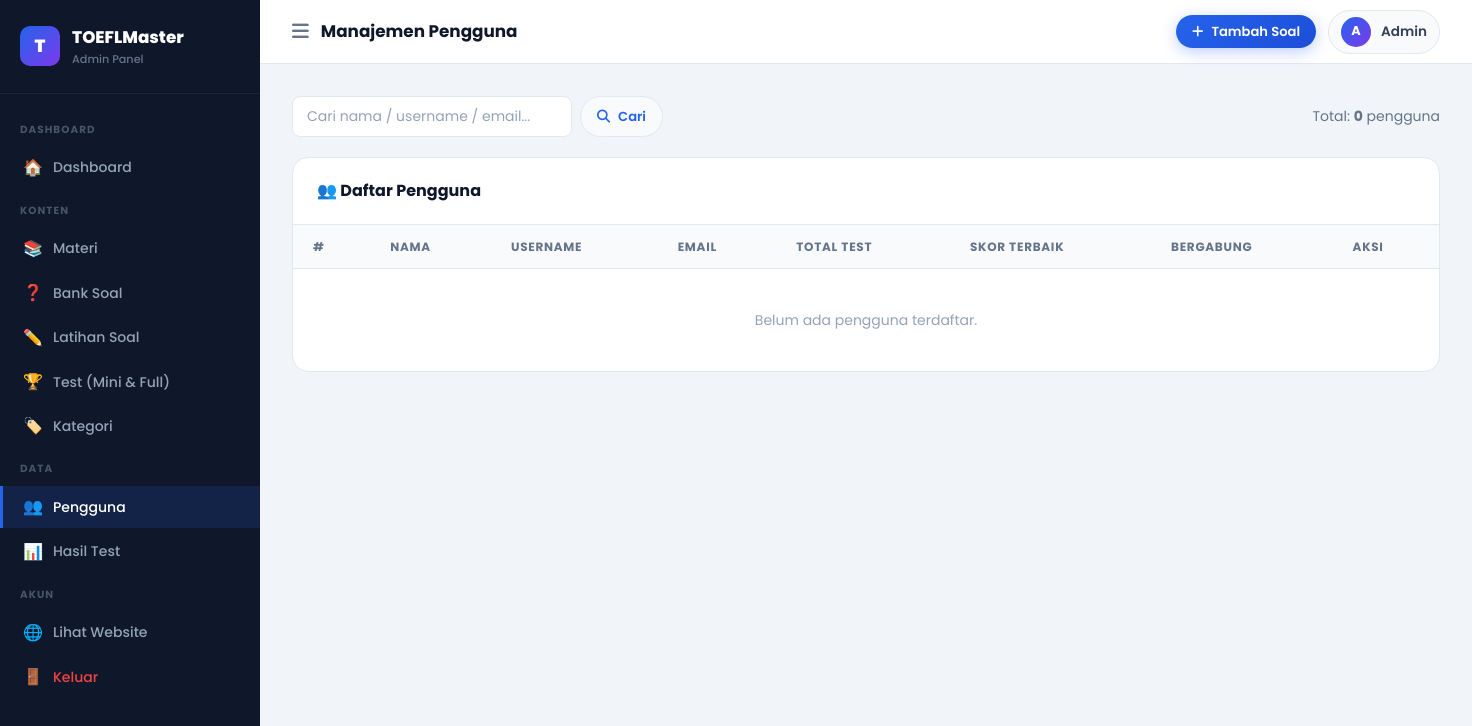
Page /admin/pages/users.php (signed in) on the earlier database version.
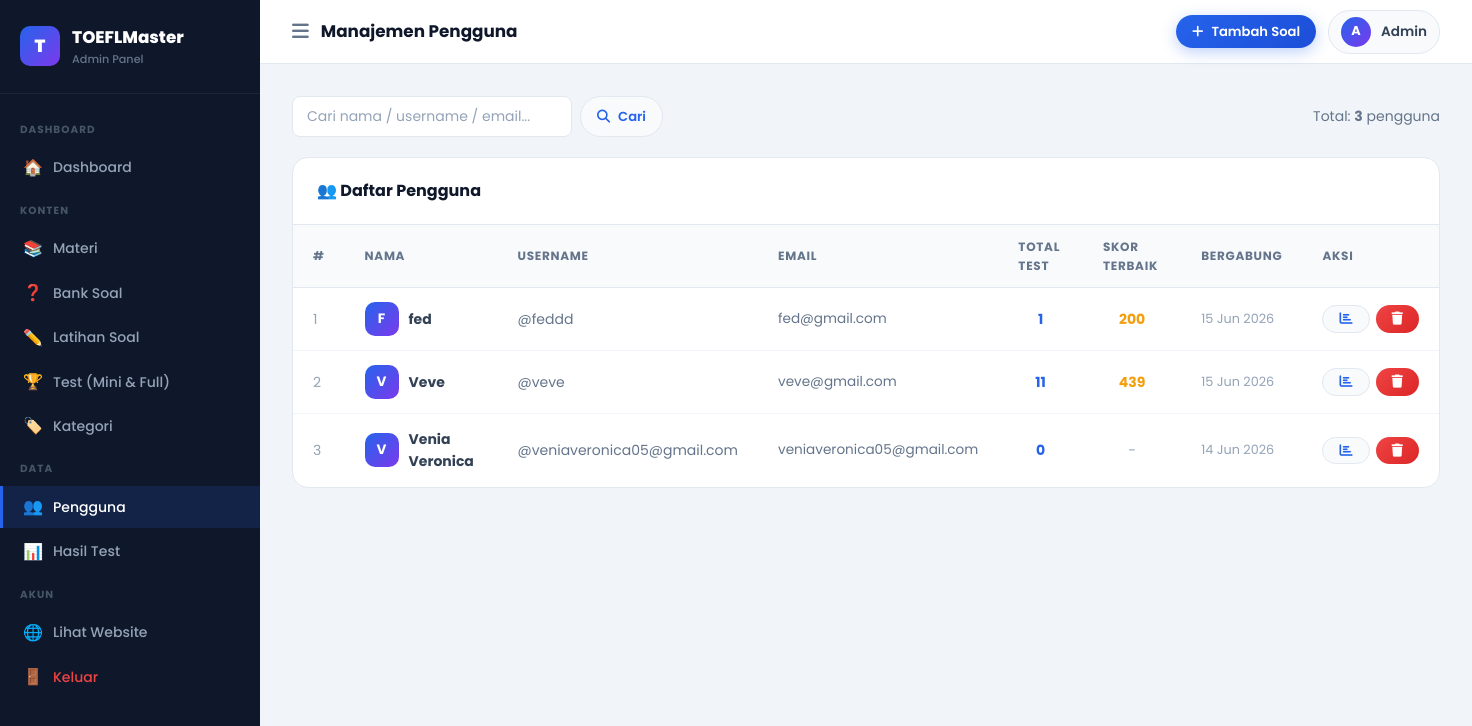
Same page on the later database version.
### tables this page shows
CREATE TABLE `users` (
  `id` int(11) NOT NULL,
  `username` varchar(100) NOT NULL,
  `email` varchar(150) NOT NULL,
  `password` varchar(255) NOT NULL,
  `full_name` varchar(150) DEFAULT NULL,
  `avatar` varchar(255) DEFAULT NULL,
  `created_at` timestamp NOT NULL DEFAULT current_timestamp(),
  `last_login` timestamp NULL DEFAULT NULL
);

### includes/config.php (called while the page is built, shortened)
<?php
function sanitize($input) {
    return htmlspecialchars(trim($input), ENT_QUOTES, 'UTF-8');
}
?>

### admin/pages/users.php (the view, shortened to what this page needs)
<?php
require_once '../../includes/config.php';
$db = getDB();
$search = trim($_GET['q'] ?? '');
$where  = $search ? "WHERE full_name LIKE ? OR username LIKE ? OR email LIKE ?" : "";
$params = $search ? ["%$search%","%$search%","%$search%"] : [];
$stmt   = $db->prepare("
    SELECT u.*,
      (SELECT COUNT(*) FROM user_test_results r WHERE r.user_id=u.id) as total_tests,
      (SELECT MAX(toefl_score) FROM user_test_results r WHERE r.user_id=u.id) as best_score
    FROM users u $where ORDER BY u.created_at DESC
");
$stmt->execute($params);
$users = $stmt->fetchAll();
include '../includes/header.php';
?>
<div style="display:flex;justify-content:space-between;align-items:center;margin-bottom:20px;">
  <form method="GET" style="display:flex;gap:8px;">
    <input type="text" name="q" class="form-control" placeholder="Cari nama / username / email..." value="<?= sanitize($search) ?>" style="width:280px;padding:9px 14px;font-size:0.875rem;">
    <button type="submit" class="btn btn-secondary btn-sm"><i class="fas fa-search"></i> Cari</button>
  </form>
  <div style="font-size:0.875rem;color:#64748B;">Total: <strong><?= count($users) ?></strong> pengguna</div>
</div>
<div class="admin-table-card">
  <div class="admin-table-header">
    <div class="admin-table-title">👥 Daftar Pengguna</div>
  </div>
  <table class="admin-table">
    <thead><tr>
      <th>#</th><th>Nama</th><th>Username</th><th>Email</th><th>Total Test</th><th>Skor Terbaik</th><th>Bergabung</th><th>Aksi</th>
    </tr></thead>
    <tbody>
    <?php if(empty($users)): ?>
    <tr><td colspan="8" style="text-align:center;padding:40px;color:#94A3B8;">
      <?= $search ? 'Pengguna tidak ditemukan.' : 'Belum ada pengguna terdaftar.' ?>
    </td></tr>
    <?php else: foreach($users as $i=>$u): ?>
    <tr>
      <td style="color:#94A3B8;"><?= $i+1 ?></td>
      <td>
        <div style="display:flex;align-items:center;gap:10px;">
          <div style="width:34px;height:34px;border-radius:10px;background:linear-gradient(135deg,#2563EB,#7C3AED);color:white;font-weight:700;font-size:0.85rem;display:flex;align-items:center;justify-content:center;flex-shrink:0;">
            <?= strtoupper(substr($u['full_name']?:$u['username'],0,1)) ?>
          </div>
          <strong><?= sanitize($u['full_name'] ?: '-') ?></strong>
        </div>
      </td>
      <td style="color:#64748B;">@<?= sanitize($u['username']) ?></td>
      <td style="color:#64748B;font-size:0.85rem;"><?= sanitize($u['email']) ?></td>
      <td style="text-align:center;"><strong style="color:#2563EB;"><?= $u['total_tests'] ?></strong></td>
      <td style="text-align:center;">
        <?php if($u['best_score']): ?>
        <span style="font-weight:700;color:<?= $u['best_score']>=500?'#10B981':'#F59E0B' ?>;"><?= $u['best_score'] ?></span>
        <?php else: ?><span style="color:#94A3B8;">-</span><?php endif; ?>
      </td>
      <td style="color:#94A3B8;font-size:0.8rem;"><?= date('d M Y',strtotime($u['created_at'])) ?></td>
      <td>
        <div style="display:flex;gap:6px;">
          <a href="<?= SITE_URL ?>/admin/pages/results.php?user_id=<?= $u['id'] ?>" class="btn btn-secondary btn-sm" title="Lihat Hasil Test"><i class="fas fa-chart-bar"></i></a>
          <a href="?action=delete&id=<?= $u['id'] ?>" class="btn btn-danger btn-sm" onclick="return confirm('Hapus pengguna <?= sanitize($u['username']) ?>? Semua data hasil testnya juga akan terhapus.')"><i class="fas fa-trash"></i></a>
        </div>
      </td>
    </tr>
    <?php endforeach; endif; ?>
    </tbody>
  </table>
</div>
<?php include '../includes/footer.php'; ?>

Differences in the rows shown:
added users: full_name "F", full_name "fed", username "feddd", email "fed@gmail.com", total_tests "1", best_score "200", created_at "15 Jun 2026"
added users: full_name "V", full_name "Veve", username "veve", email "veve@gmail.com", total_tests "11", best_score "439", created_at "15 Jun 2026"
added users: full_name "V", full_name "Venia Veronica", username "veniaveronica05@gmail.com", email "veniaveronica05@gmail.com", total_tests "0", created_at "14 Jun 2026"
Other differences:
count($users): "0" → "3"
text no longer shown: "Belum ada pengguna terdaftar."
